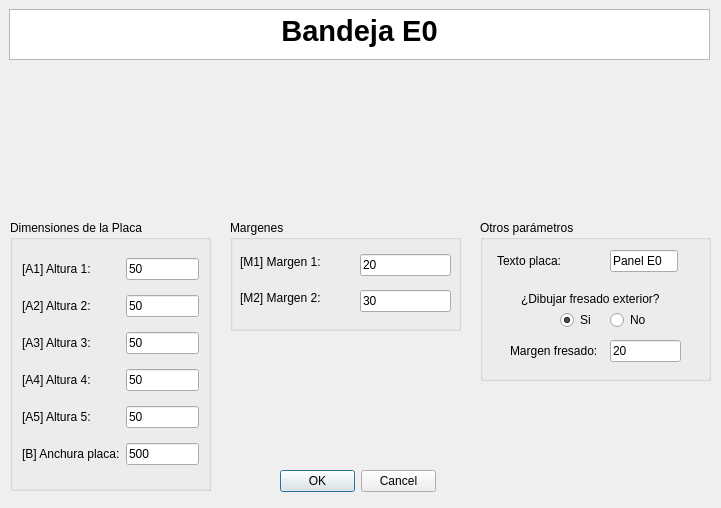
<?xml version="1.0" encoding="UTF-8"?>
<ui version="4.0">
 <class>MyPositionDialog</class>
 <widget class="QDialog" name="MyPositionDialog">
  <property name="geometry">
   <rect>
    <x>0</x>
    <y>0</y>
    <width>721</width>
    <height>508</height>
   </rect>
  </property>
  <property name="windowTitle">
   <string>Enter Position</string>
  </property>
  <property name="whatsThis">
   <string>&lt;html&gt;&lt;head/&gt;&lt;body&gt;&lt;p&gt;Esta ventana de KSDpanel te permite introducir todas las medidas correspondientes del panel seleccionado.&lt;/p&gt;&lt;p&gt;Recuerda que todas las medidas deben de ir en milimetros (mm).&lt;/p&gt;&lt;/body&gt;&lt;/html&gt;</string>
  </property>
  <widget class="QDialogButtonBox" name="buttonBox">
   <property name="geometry">
    <rect>
     <x>280</x>
     <y>470</y>
     <width>156</width>
     <height>23</height>
    </rect>
   </property>
   <property name="orientation">
    <enum>Qt::Horizontal</enum>
   </property>
   <property name="standardButtons">
    <set>QDialogButtonBox::Cancel|QDialogButtonBox::Ok</set>
   </property>
  </widget>
  <widget class="QTextBrowser" name="textBrowser">
   <property name="geometry">
    <rect>
     <x>9</x>
     <y>9</y>
     <width>701</width>
     <height>51</height>
    </rect>
   </property>
   <property name="html">
    <string>&lt;!DOCTYPE HTML PUBLIC &quot;-//W3C//DTD HTML 4.0//EN&quot; &quot;http://www.w3.org/TR/REC-html40/strict.dtd&quot;&gt;
&lt;html&gt;&lt;head&gt;&lt;meta name=&quot;qrichtext&quot; content=&quot;1&quot; /&gt;&lt;style type=&quot;text/css&quot;&gt;
p, li { white-space: pre-wrap; }
&lt;/style&gt;&lt;/head&gt;&lt;body style=&quot; font-family:'MS Shell Dlg 2'; font-size:8.25pt; font-weight:400; font-style:normal;&quot;&gt;
&lt;p align=&quot;center&quot; style=&quot; margin-top:0px; margin-bottom:0px; margin-left:0px; margin-right:0px; -qt-block-indent:0; text-indent:0px;&quot;&gt;&lt;span style=&quot; font-size:22pt; font-weight:600;&quot;&gt;Bandeja E0&lt;/span&gt;&lt;/p&gt;&lt;/body&gt;&lt;/html&gt;</string>
   </property>
  </widget>
  <widget class="QGroupBox" name="groupBox">
   <property name="geometry">
    <rect>
     <x>480</x>
     <y>220</y>
     <width>231</width>
     <height>161</height>
    </rect>
   </property>
   <property name="styleSheet">
    <string notr="true">font: 10pt &quot;MS Shell Dlg 2&quot;;</string>
   </property>
   <property name="title">
    <string>Otros parámetros</string>
   </property>
   <widget class="QLineEdit" name="textoDescriptivoA0UI">
    <property name="geometry">
     <rect>
      <x>130</x>
      <y>30</y>
      <width>68</width>
      <height>22</height>
     </rect>
    </property>
    <property name="text">
     <string>Panel E0</string>
    </property>
   </widget>
   <widget class="QLabel" name="label">
    <property name="geometry">
     <rect>
      <x>17</x>
      <y>30</y>
      <width>107</width>
      <height>22</height>
     </rect>
    </property>
    <property name="text">
     <string>Texto placa:</string>
    </property>
   </widget>
   <widget class="QLabel" name="label_3">
    <property name="geometry">
     <rect>
      <x>30</x>
      <y>120</y>
      <width>107</width>
      <height>22</height>
     </rect>
    </property>
    <property name="text">
     <string>Margen fresado:</string>
    </property>
   </widget>
   <widget class="QLineEdit" name="margenFresadoUI">
    <property name="geometry">
     <rect>
      <x>130</x>
      <y>120</y>
      <width>71</width>
      <height>22</height>
     </rect>
    </property>
    <property name="text">
     <string>20</string>
    </property>
   </widget>
   <widget class="QLabel" name="label_2">
    <property name="geometry">
     <rect>
      <x>41</x>
      <y>71</y>
      <width>148</width>
      <height>16</height>
     </rect>
    </property>
    <property name="mouseTracking">
     <bool>false</bool>
    </property>
    <property name="text">
     <string>¿Dibujar fresado exterior?</string>
    </property>
    <property name="buddy">
     <cstring>label_2</cstring>
    </property>
   </widget>
   <widget class="QRadioButton" name="noCrearFresadoUI">
    <property name="geometry">
     <rect>
      <x>130</x>
      <y>90</y>
      <width>38</width>
      <height>20</height>
     </rect>
    </property>
    <property name="text">
     <string>No</string>
    </property>
   </widget>
   <widget class="QRadioButton" name="crearFresadoUI">
    <property name="geometry">
     <rect>
      <x>80</x>
      <y>90</y>
      <width>34</width>
      <height>20</height>
     </rect>
    </property>
    <property name="text">
     <string>Si</string>
    </property>
    <property name="checked">
     <bool>true</bool>
    </property>
   </widget>
  </widget>
  <widget class="QGroupBox" name="groupBox_2">
   <property name="geometry">
    <rect>
     <x>230</x>
     <y>220</y>
     <width>231</width>
     <height>111</height>
    </rect>
   </property>
   <property name="styleSheet">
    <string notr="true">font: 10pt &quot;MS Shell Dlg 2&quot;;</string>
   </property>
   <property name="title">
    <string>Margenes</string>
   </property>
   <widget class="QLineEdit" name="margenM2UI">
    <property name="geometry">
     <rect>
      <x>130</x>
      <y>70</y>
      <width>91</width>
      <height>22</height>
     </rect>
    </property>
    <property name="text">
     <string>30</string>
    </property>
   </widget>
   <widget class="QLabel" name="label_12">
    <property name="geometry">
     <rect>
      <x>10</x>
      <y>70</y>
      <width>121</width>
      <height>16</height>
     </rect>
    </property>
    <property name="text">
     <string>[M2] Margen 2:</string>
    </property>
   </widget>
   <widget class="QLineEdit" name="margenM1UI">
    <property name="geometry">
     <rect>
      <x>130</x>
      <y>34</y>
      <width>91</width>
      <height>22</height>
     </rect>
    </property>
    <property name="text">
     <string>20</string>
    </property>
   </widget>
   <widget class="QLabel" name="label_11">
    <property name="geometry">
     <rect>
      <x>10</x>
      <y>34</y>
      <width>121</width>
      <height>16</height>
     </rect>
    </property>
    <property name="text">
     <string>[M1] Margen 1:</string>
    </property>
   </widget>
  </widget>
  <widget class="QLabel" name="imagenPanelUI">
   <property name="geometry">
    <rect>
     <x>160</x>
     <y>70</y>
     <width>391</width>
     <height>131</height>
    </rect>
   </property>
   <property name="text">
    <string/>
   </property>
   <property name="pixmap">
    <pixmap>../imagenes/REF_E0cotas.jpg</pixmap>
   </property>
   <property name="scaledContents">
    <bool>true</bool>
   </property>
   <property name="wordWrap">
    <bool>false</bool>
   </property>
   <property name="margin">
    <number>0</number>
   </property>
   <property name="openExternalLinks">
    <bool>false</bool>
   </property>
  </widget>
  <widget class="QGroupBox" name="groupBox_3">
   <property name="geometry">
    <rect>
     <x>10</x>
     <y>220</y>
     <width>201</width>
     <height>271</height>
    </rect>
   </property>
   <property name="styleSheet">
    <string notr="true">font: 10pt &quot;MS Shell Dlg 2&quot;;</string>
   </property>
   <property name="title">
    <string>Dimensiones de la Placa</string>
   </property>
   <layout class="QGridLayout" name="gridLayout_3">
    <item row="1" column="0">
     <widget class="QLabel" name="label_10">
      <property name="text">
       <string>[A2] Altura 2:</string>
      </property>
     </widget>
    </item>
    <item row="0" column="1">
     <widget class="QLineEdit" name="altura1UI">
      <property name="text">
       <string>50</string>
      </property>
     </widget>
    </item>
    <item row="1" column="1">
     <widget class="QLineEdit" name="altura2UI">
      <property name="text">
       <string>50</string>
      </property>
     </widget>
    </item>
    <item row="0" column="0">
     <widget class="QLabel" name="label_8">
      <property name="text">
       <string>[A1] Altura 1:</string>
      </property>
     </widget>
    </item>
    <item row="2" column="1">
     <widget class="QLineEdit" name="altura3UI">
      <property name="text">
       <string>50</string>
      </property>
     </widget>
    </item>
    <item row="7" column="0">
     <widget class="QLabel" name="label_4">
      <property name="text">
       <string>[B] Anchura placa:</string>
      </property>
     </widget>
    </item>
    <item row="2" column="0">
     <widget class="QLabel" name="label_14">
      <property name="text">
       <string>[A3] Altura 3:</string>
      </property>
     </widget>
    </item>
    <item row="7" column="1">
     <widget class="QLineEdit" name="anchuraPlacaUI">
      <property name="text">
       <string>500</string>
      </property>
     </widget>
    </item>
    <item row="3" column="0">
     <widget class="QLabel" name="label_15">
      <property name="text">
       <string>[A4] Altura 4:</string>
      </property>
     </widget>
    </item>
    <item row="3" column="1">
     <widget class="QLineEdit" name="altura4UI">
      <property name="text">
       <string>50</string>
      </property>
     </widget>
    </item>
    <item row="4" column="0">
     <widget class="QLabel" name="label_16">
      <property name="text">
       <string>[A5] Altura 5:</string>
      </property>
     </widget>
    </item>
    <item row="4" column="1">
     <widget class="QLineEdit" name="altura5UI">
      <property name="text">
       <string>50</string>
      </property>
     </widget>
    </item>
   </layout>
  </widget>
  <zorder>groupBox_2</zorder>
  <zorder>groupBox</zorder>
  <zorder>buttonBox</zorder>
  <zorder>textBrowser</zorder>
  <zorder>imagenPanelUI</zorder>
  <zorder>groupBox_3</zorder>
 </widget>
 <resources/>
 <connections>
  <connection>
   <sender>buttonBox</sender>
   <signal>accepted()</signal>
   <receiver>MyPositionDialog</receiver>
   <slot>accept()</slot>
   <hints>
    <hint type="sourcelabel">
     <x>248</x>
     <y>254</y>
    </hint>
    <hint type="destinationlabel">
     <x>157</x>
     <y>274</y>
    </hint>
   </hints>
  </connection>
  <connection>
   <sender>buttonBox</sender>
   <signal>rejected()</signal>
   <receiver>MyPositionDialog</receiver>
   <slot>reject()</slot>
   <hints>
    <hint type="sourcelabel">
     <x>316</x>
     <y>260</y>
    </hint>
    <hint type="destinationlabel">
     <x>286</x>
     <y>274</y>
    </hint>
   </hints>
  </connection>
 </connections>
</ui>
